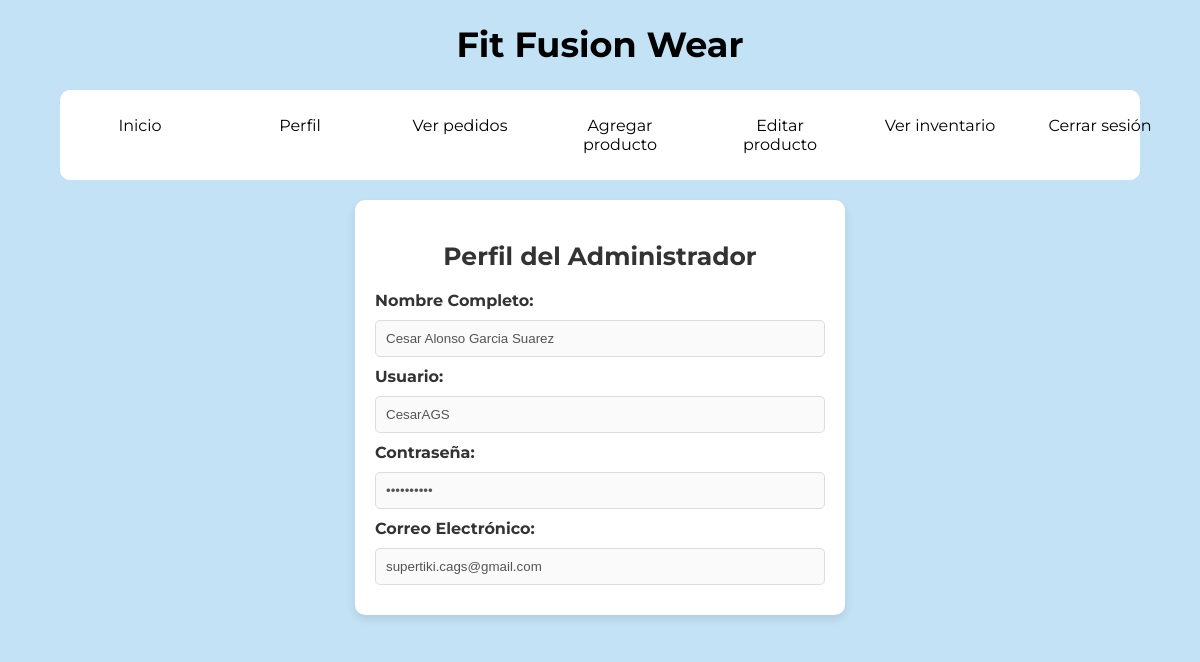
The page /perfilAdmin.php (signed in) on the database its author committed.
### tables this page shows
CREATE TABLE `clientes` (
  `id` int NOT NULL,
  `nombre_completo` varchar(100) NOT NULL,
  `telefono` varchar(15) DEFAULT NULL,
  `direccion` text,
  `usuario` varchar(50) NOT NULL,
  `contrasena` varchar(255) NOT NULL,
  `correo` varchar(255) DEFAULT NULL
);

### perfilAdmin.php (the view, shortened to what this page needs)
<?php
$server = "localhost";
$user = "root";
$pass = "";
$db = "ropadeportiva";
$conexion = new mysqli($server, $user, $pass, $db);
$user_id = $_SESSION['user_id'];
$user_type = $_SESSION['user_type'];
$table = $user_type === 'cliente' ? 'clientes' : 'admins';
$sql = "SELECT nombre_completo, correo, contrasena, usuario FROM $table WHERE id = ?";
$stmt = $conexion->prepare($sql);
$stmt->bind_param("i", $user_id);
$stmt->execute();
$stmt->bind_result($nombre_completo, $correo, $contrasena, $usuario);
?>
<!DOCTYPE html>
<html lang="es">
<head>
    <link rel="stylesheet" href="css/perfilAdmin.css">
</head>
<body>
    <header>
        <h1>Fit Fusion Wear</h1>
    </header>
    <div id="perfil-admin" class="seccion">
        <div class="perfil-admin-form">
            <h2>Perfil del Administrador</h2>
            <label for="nombreAdmin">Nombre Completo:</label>
            <input type="text" id="nombreAdmin" value="<?php echo htmlspecialchars($nombre_completo); ?>" disabled>
            <label for="usuarioAdmin">Usuario:</label>
            <input type="text" id="usuarioAdmin" value="<?php echo htmlspecialchars($usuario); ?>" disabled>
            <label for="contrasenaAdmin">Contraseña:</label>
            <input type="password" id="contrasenaAdmin" value="<?php echo htmlspecialchars($contrasena); ?>" disabled>
            <label for="correoAdmin">Correo Electrónico:</label>
            <input type="email" id="correoAdmin" value="<?php echo htmlspecialchars($correo); ?>" disabled>
        </div>
    </div>
</body>
</html>

### css/perfilAdmin.css (style rules this page uses)
body { font-family: 'Montserrat', sans-serif; background-color: #c4e2f5; margin: 0; padding: 0; width: 100%; height: 100%; box-sizing: border-box; }
header { display: flex; justify-content: center; padding: 0px; }
header h1 { font-size: 35px; font-weight: bold; color: #000000; text-align: center; }
#perfil-admin { display: flex; justify-content: center; align-items: center; padding: 20px; background-color: #c4e2f5; }
.perfil-admin-form { background-color: #ffffff; border-radius: 10px; padding: 20px; max-width: 450px; box-shadow: 0 4px 8px rgba(0, 0, 0, 0.1); }
.perfil-admin-form h2 { font-size: 25px; font-weight: bold; color: #333; text-align: center; margin-bottom: 20px; }
.perfil-admin-form label { font-weight: bold; color: #333; margin-top: 20px; margin-bottom: 10px; }
.perfil-admin-form input[type="text"], .perfil-admin-form input[type="password"], .perfil-admin-form input[type="email"] { padding: 10px; border-radius: 5px; border: 1px solid #ddd; width: 100%; box-sizing: border-box; margin-top: 10px; margin-bottom: 10px; }

### css/menuAdmin.css (style rules this page uses)
body { font-family: 'Montserrat', sans-serif; background-color: #c4e2f5; margin: 0; padding: 0; width: 100%; height: 100%; box-sizing: border-box; }
.header-content { display: flex; align-items: center; justify-content: center; background-color: #ffffff; padding: 0px; margin: 0 auto; border-radius: 10px; width: 90%; }
.menu ul { list-style: none; display: flex; gap: 20px; }
.menu a { color: #000000; text-decoration: none; padding: 10px 10px; display: block; transition: background-color 0.3s ease; }
.menu ul li { position: relative; }
.dropbtn { min-width: 120px; text-align: center; }

### rows shown on the page
clientes: nombre_completo "Cesar Alonso Garcia Suarez", usuario "CesarAGS", correo "supertiki.cags@gmail.com"
